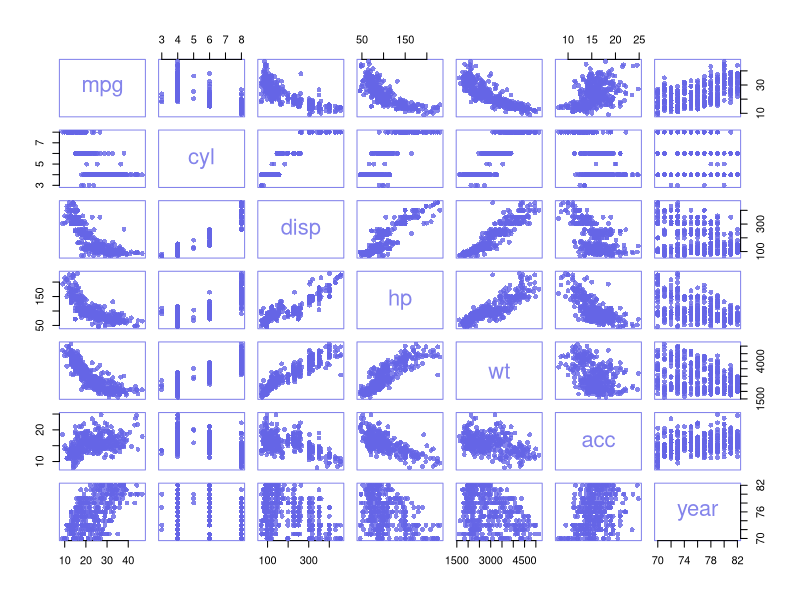
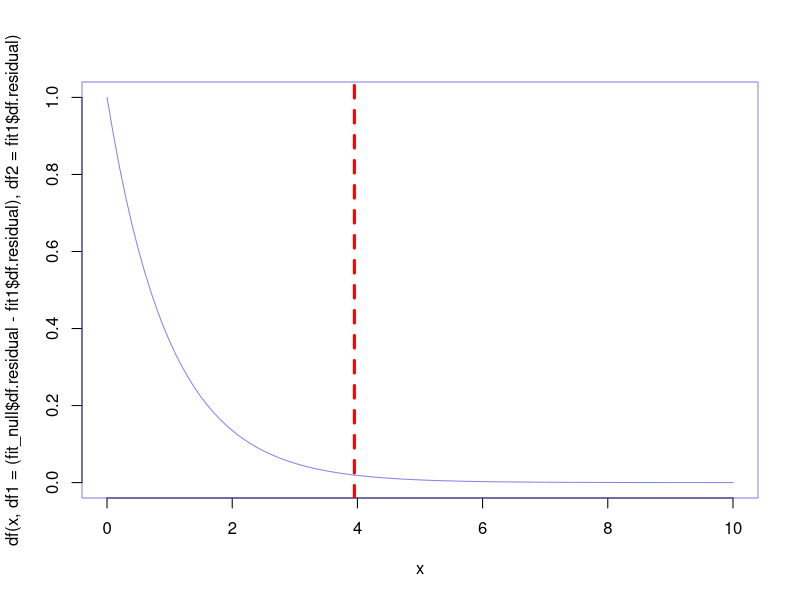
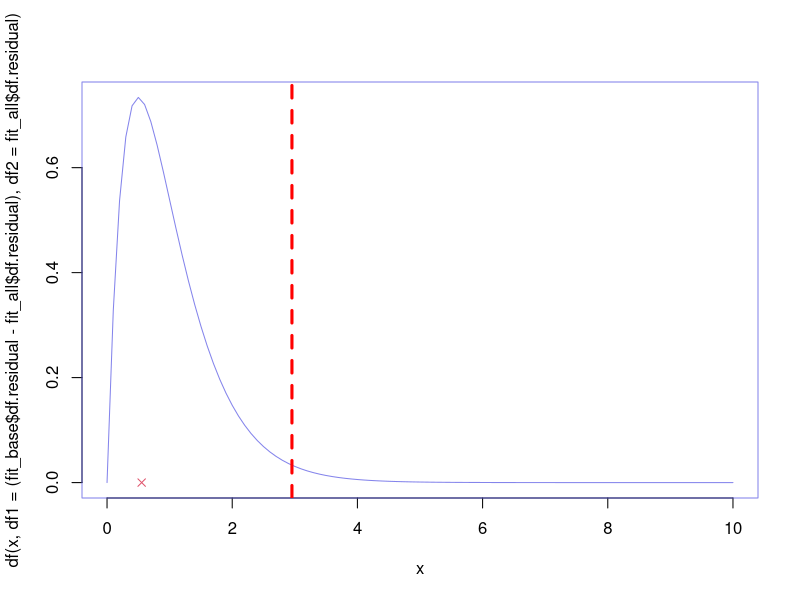
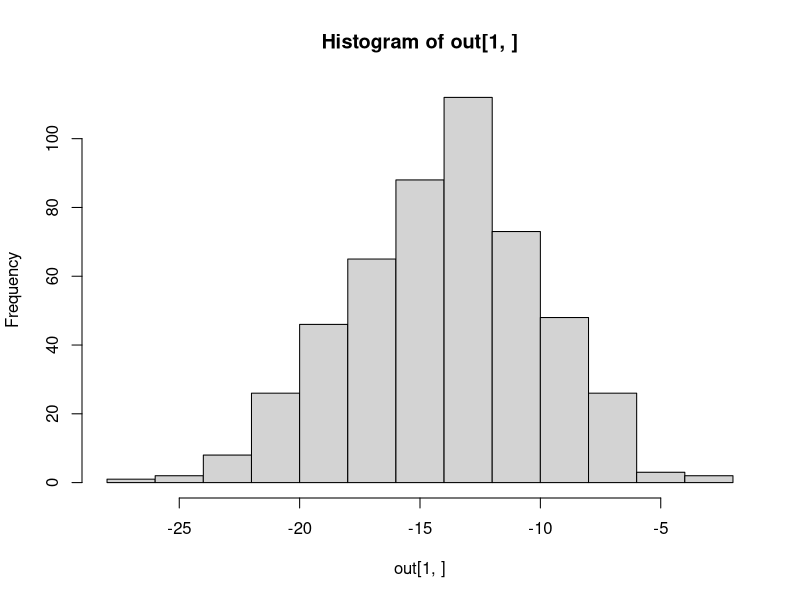
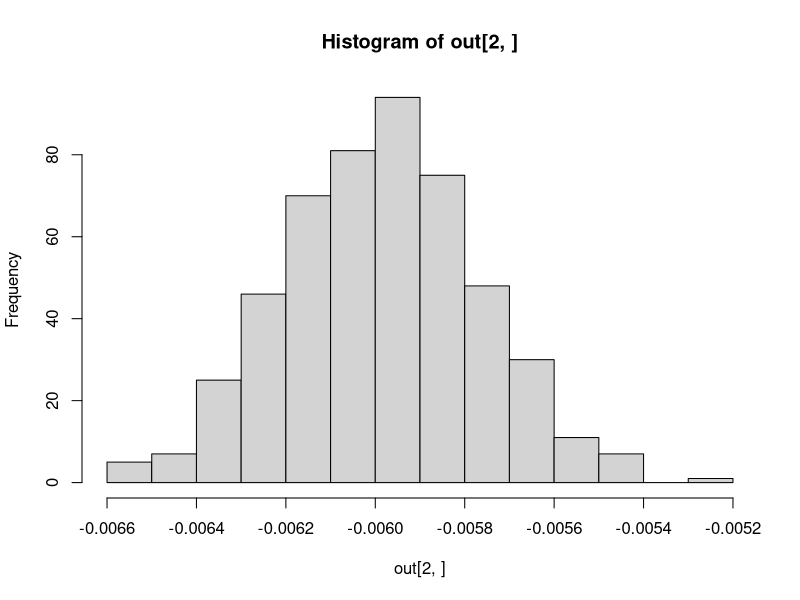
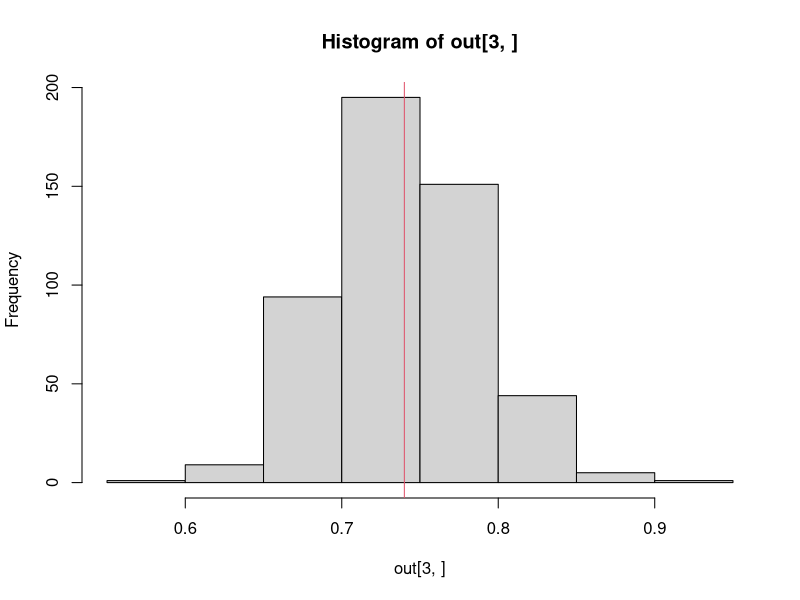

Generate these figures, in order, with R:
## ---- chunk 1
autompg <- read.csv(file = "autompg.csv")
## ---- chunk 2
## use rgb to define proportion of reg-green-blue in a color
## extra 4th argument is alpha - the transparency of the points 
par(col= rgb(0.4,0.4,0.9,0.8),pch=16)
plot(autompg)
## ---- chunk 3
signif(cor(autompg),3)
## ---- chunk 4
# Full model or alternative model
fit1 <- lm(mpg~hp+year, data = autompg)
# Null model
fit_null <- lm(mpg~1, data = autompg)
## ---- chunk 5
summary(fit1)
## ---- chunk 6
anova(fit_null, fit1)
## ---- chunk 7
# Manually this is what R does when computing the F statistics

# 1. Computes the RSS
RSS_h0 <- sum(residuals(fit_null)^2)
RSS_h1 <- sum(residuals(fit1)^2)

c(RSS_h0, RSS_h1)

# RSS_h0 - RSS_h1
RSS_diff <- sum(residuals(fit_null)^2) - sum(residuals(fit1)^2)
# Which is equal to the difference of the estimated values
# of the two models
est_diff <- sum((fitted(fit_null)-fitted(fit1))^2)

c(RSS_diff, est_diff)
## ---- chunk 8
# F statistic

# It explains how much more complex the model is with respect to H0
df_res_diff <- fit_null$df.residual - fit1$df.residual
# Above the fraction we find
num <- RSS_diff/df_res_diff
# Below the fraction we find
den <- RSS_h1/fit1$df.residual

# F statistic
fobs1 <- num/den

c(anova(fit_null, fit1)$F[2], fobs1)
## ---- chunk 9
# pvalue 
pf(fobs1, df1 = df_res_diff, 
   df2 = fit1$df.residual, 
   lower.tail = FALSE)

# It is so small that we get 0 
1-pf(fobs1, df1 = (fit_null$df.residual - fit1$df.residual), 
   df2 = fit1$df.residual)
## ---- chunk 10
# 2%, so what is the quantile that leave 98% of the probability to the left
q<- qf(.98, df1 = df_res_diff, 
   df2 = fit1$df.residual)
q

curve(df(x,df1 = (fit_null$df.residual - fit1$df.residual), 
   df2 = fit1$df.residual), from = 0, to = 10)
abline(v=q, col= "red", lwd = 3, lty =2)
#Too big to appear
points(fobs1, 0 , col = 2, pch = 4)
## ---- chunk 11
summary(fit1)$fstatistic
## ---- chunk 12
fit_base <- lm(mpg~wt+year, data = autompg)

# lm(target ~ ., data = ..) includes all features
fit_all <- lm(mpg~., data = autompg)

summary(fit_all)
## ---- chunk 13
# The SS Res diminishes
# 26 points more, but is it worth the complexity?
c(sum(residuals(fit_base)^2), sum(residuals(fit_all)^2))

## ---- chunk 14
# Create new dataframe, where for each of the predictors of mpg
# we take some data that is at extreme quantiles and at the median
# We apply a vectorized function
nd <- data.frame(apply(autompg, 2, quantile, c(0.1, 0.5, 0.9)))

# Confidence intervals for the two models
(ci_all <- predict(fit_all , newdata = nd, interval = "conf"))
(ci_base <- predict(fit_base , newdata = nd, interval = "conf"))

ci_all[,3]- ci_all[,2]

ci_base[,3]- ci_base[,2]
## ---- chunk 15
anova(fit_base, fit_all)
## ---- chunk 16
# By hand F-statistic verification
num <- (sum(residuals(fit_base)^2) - sum(residuals(fit_all)^2))/(fit_base$df.residual - fit_all$df.residual)
den <- sum(residuals(fit_all)^2)/fit_all$df.residual
fobs <- num/den

# p-value
p_val <- pf(fobs, lower.tail = FALSE, df1 = (fit_base$df.residual - fit_all$df.residual),
   df2 = fit_all$df.residual)

c(fobs, p_val)
c(anova(fit_base, fit_all)$F[2], anova(fit_base, fit_all)$Pr[2])
## ---- chunk 17
# reject H0 if fobs > fcri
k <- qf(.98 , df1 = (fit_base$df.residual - fit_all$df.residual),
   df2 = fit_all$df.residual)
k

curve(df(x, df1 = (fit_base$df.residual - fit_all$df.residual),
   df2 = fit_all$df.residual), from = 0, to = 10)
abline(v=k, col= "red", lwd = 3, lty =2)
points(fobs, 0 , col = 2, pch = 4)
## ---- chunk 18
# From model: r-square vs adj-r-square
c("R-square", summary(fit_base)$r.square)
c("Adjusted-r-squared", summary(fit_base)$adj.r.square)

# By hand
c(1-sum(residuals(fit_base)^2)/(sum((autompg$mpg - mean(autompg$mpg))^2)), 1-(sum(residuals(fit_base)^2)/fit_base$df.residual)/(sum((autompg$mpg - mean(autompg$mpg))^2)/fit_null$df.residual))

# Adjusted R Square for Fit
c( "Adjusted R Square for fit1", summary(fit1)$adj.r.square)
c( "Adjusted R Square for fit_base", summary(fit_base)$adj.r.square)
c( "Adjusted R Square for fit_all", summary(fit_all)$adj.r.square)
## ---- chunk 19
# Log Likelihood
logLik(fit_base)
logLik(fit_all)

# By hand the logLik
sum(dnorm(autompg$mpg, mean = fitted(fit_base), 
           sd = summary(fit_base)$sigma, log = TRUE))

# AIC
c(AIC(fit_base), AIC(fit_all))

# By Hand
c(-2*logLik(fit_base)+2*(length(coef(fit_base))+1), -2*logLik(fit_all)+2*(length(coef(fit_all))+1))

## ---- chunk 20
# BIC
c(BIC(fit_base), BIC(fit_all))

# By hand
c(-2*logLik(fit_base)+log(nrow(autompg))*(length(coef(fit_base))+1), -2*logLik(fit_all)+log(nrow(autompg))*(length(coef(fit_all))+1))

# Which is the same as the AIC with log(n)
AIC(fit_base, k = log(nrow(autompg)))
## ---- chunk 21
# We fix the Xs and their distribution 
# We simulate them so that they have similar distribution to fit_base

# The X matrix is the design matrix, extracted from fit_base
# We then fix the coefficients and the distribution
X <- model.matrix(fit_base) 
# Intercept, x1, x2 are just casual fixed var
colnames(X) <- c("Int", "x1","x2")
sigma_true <- 3.4
beta_true <- c(-14, -0.006, .74)
n <- nrow(X)

# set.seed(8686)

# If we had a different sample of cars, we could have this kind of relation
y_alternative <- X %*% beta_true +  rnorm(n, 0, sigma_true)
# If we observed a different sample and a different dataframe
autodf_alterntive <- data.frame(y = y_alternative, X[,-1])
# Which would result in a model like this
lm(y~x1+x2, data = autodf_alterntive)
## ---- chunk 22
# The matrix model, the true values of beta, and true value of SD
generate_and_estimate <- function(X, truebeta, truesigma){
  n <- nrow(X)   
  y_alternative <- X %*% truebeta+  rnorm(n, 0, truesigma)
  autodf_alterntive <- data.frame(y = y_alternative, X[,-1])
  estimate <- coef(lm(y~x1+x2, data = autodf_alterntive))
  estimate
}

# Replicate it 500 times
generate_and_estimate(X = X, truebeta = beta_true, truesigma = sigma_true)
out <- replicate(n = 500, generate_and_estimate(X = X, truebeta = beta_true, truesigma = sigma_true))
hist(out[1,])
hist(out[2,])
hist(out[3,]); abline(v = beta_true[3], col = 2)
mean(out[3,])
## ---- chunk 23
# This matrix is derived from the 500 alternative samples
cov(t(out))
## ---- chunk 24
# The true vcov matrix is
sigma_true^2 * solve(t(X) %*%X)
